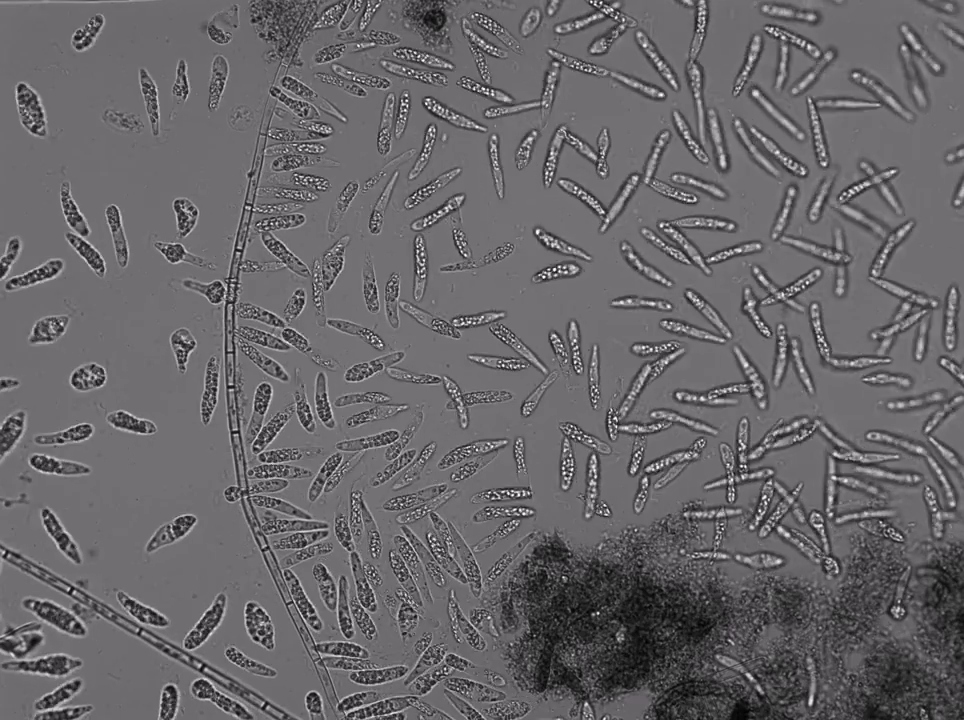
#> input picture pond-water/frames_0.png, 964 x 720 px
$ python r2pca.py
#> lines starting #> are read from the running program, lines starting #| are printed output that depends on the picture; long printed decimals are rounded
import os
import time

import cv2
import numpy as np
import scipy.linalg as la


class R2PCA:
    def __init__(self, data, rank):
        self.data = data
        self.rank = rank
        self.d, self.N = data.shape

    def compute_U(self):

        A = np.zeros((self.d, self.d - self.rank))

        for i in range(self.d - self.rank):
            # selecting random (r+1)x(r+1) entries of M
            oi = np.random.randint(0, self.d, self.rank + 1)
            oj = np.random.randint(0, self.N, self.rank + 1)

            if np.linalg.matrix_rank(self.data[oi, :][:, oj]) == self.rank:
                # get null space of M[oi, :][:, oj]
                aoi = la.null_space(self.data[oi, :][:, oj].T).reshape(-1)
                A[oi, i] = aoi

        U_hat = la.null_space(A.T)
        return U_hat

    def compute_theta(self, U):
        r = U.shape[1]

        # coeffs matrix
        coeffs = np.zeros((r, self.N))

        for itr in range(self.N):
            print(f"iteration: {itr} / {self.N}")
            # flag to check if we already found r+1 uncorrupted entries of column i
            flag = False

            while not flag:

                # selecting random (r+1) entries of column i
                oi = np.random.randint(0, self.d, r + 1)

                Uoi = U[oi, :]
                Moi = self.data[oi, itr]
                coeffs[:, itr] = np.linalg.lstsq(Uoi, Moi, rcond=None)[0]

                # check objective
                obj = np.linalg.norm(Moi - Uoi @ coeffs[:, itr])

                termination = np.linalg.norm(obj) / np.linalg.norm(Moi) < 1e-9

                if termination:
                    flag = True

        return coeffs

    def run(self):

        print("Running R2PCA")
        start_time = time.time()
        print("Starting time: ", start_time)
        print("Computing U...")
        U = self.compute_U()
        print("U computed in ", time.time() - start_time, " seconds")
        start_time = time.time()
        print("Computing coefficients...")
        coeffs = self.compute_theta(U)
        print("Coefficients computed in ", time.time() - start_time, " seconds")

        return U, coeffs


def load_data(addr, skip_frames=0, scale=1):
    # check number of frames
#> called with addr = './pond-water/', skip_frames = 2, scale = 2
    num_frames = len(os.listdir(addr))

    # check each frame size
    frame_shape = cv2.imread(addr + "frames_0.png", cv2.IMREAD_GRAYSCALE).shape
#> frame_shape = (720, 964)
    # take top right corner
    frame_shape = (frame_shape[0] // 2, frame_shape[1] // 2)
#> frame_shape = (360, 482)

    # create data matrix
    data = np.zeros(
        (
            (frame_shape[0] // scale) * (frame_shape[1] // scale),
            num_frames // (skip_frames + 1) + 1,
        )
    )

    # load data
    for i in range(0, num_frames, skip_frames + 1):
        frame = cv2.imread(addr + "frames_{}.png".format(i), cv2.IMREAD_GRAYSCALE)
#> frame: shape (720, 964); min 0, max 255, mean 103.6
        # take top right corner
        frame = frame[: frame_shape[0], frame_shape[1] :]
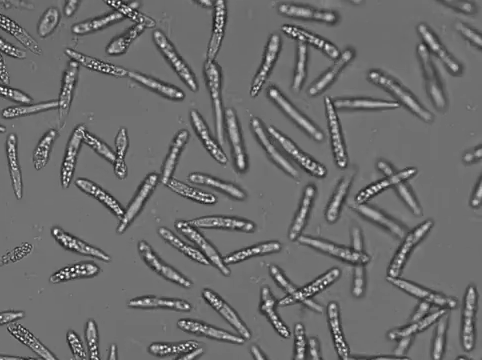
#> frame: shape (360, 482); min 19, max 255, mean 109.1
        # interpolate
        frame = cv2.resize(frame, (frame_shape[1] // scale, frame_shape[0] // scale))
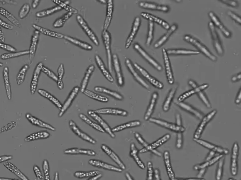
#> frame: shape (180, 241); min 38, max 247, mean 109.2
        data[:, i // (skip_frames + 1)] = frame.reshape(-1)

    # size of data in MB
    print(f"Data size: {data.nbytes / 1024 / 1024} MB")
#| Data size: 0.6619 MB
    return data, frame_shape


if __name__ == "__main__":

    # load data
    addr = "./pond-water/"
    scale = 2
    skip_frames = 2
    data, frame_shape = load_data(addr, skip_frames=skip_frames, scale=scale)
#> data = 43380 pairs, first value 38 to 247, second value 0 to 0; frame_shape = (360, 482)
    print(f"data shape: {data.shape}")
#| data shape: (43380, 2)
    print(f"rank of data: {np.linalg.matrix_rank(data)}")
#| rank of data: 1

    rank = 1
    r2pca = R2PCA(data.T, rank)
    U, coeffs = r2pca.run()
#> the loop in compute_U, `for i in range(self.d - self.rank):` made 1 pass
#> aoi on pass 1: [0, 1]
#> after the loop in compute_U, `for i in range(self.d - self.rank):`: A = [0, 1]
#> in compute_U, `U_hat = la.null_space(A.T)`: U_hat = [-1, 0]
#> U = [-1, 0]
    # U, coeffs = run(data.T, rank)

    # save U and coeffs
    np.save("U.npy", U)
    np.save("coeffs.npy", coeffs)

$ run again, with pond-water/frames_105.png copied over pond-water/frames_0.png
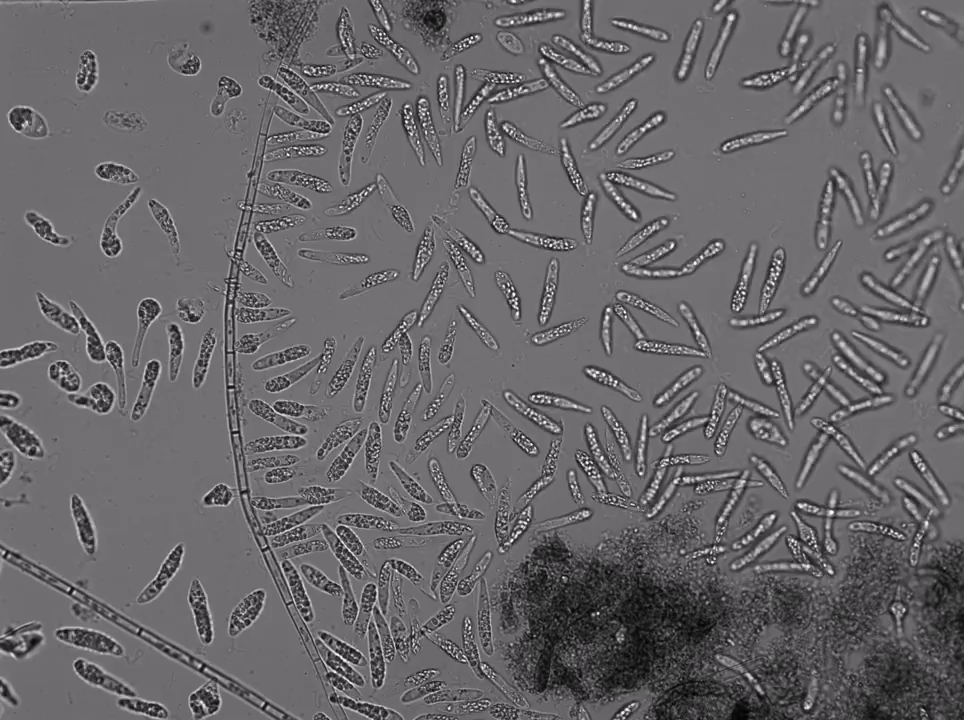
#> input picture pond-water/frames_105.png, 964 x 720 px
#> in load_data, `frame_shape = cv2.imread(addr + "frames_0.png", cv2.IMREAD_GRAYSCALE)...`: frame_shape = (720, 964)
#> in load_data, `frame_shape = (frame_shape[0] // 2, frame_shape[1] // 2)`: frame_shape = (360, 482)
#> in load_data, `frame = frame[: frame_shape[0], frame_shape[1] :]`:
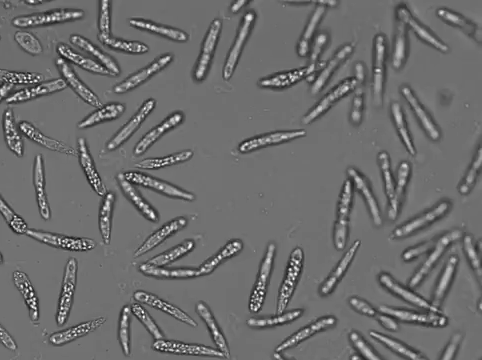
#> frame: shape (360, 482); min 14, max 255, mean 109.3
#> in load_data, `frame = cv2.resize(frame, (frame_shape[1] // scale, frame_shape[0] // ..`:
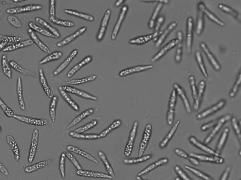
#> frame: shape (180, 241); min 30, max 243, mean 109.4
#| Data size: 0.6619 MB
#> `data, frame_shape = load_data(addr, skip_frames=skip_frames, scale=sca..`: data = 43380 pairs, first value 30 to 243, second value 0 to 0; frame_shape = (360, 482)
#| data shape: (43380, 2)
#| rank of data: 1
#> the loop in compute_U, `for i in range(self.d - self.rank):` made 1 pass
#> aoi on pass 1: [0, 1]
#> after the loop in compute_U, `for i in range(self.d - self.rank):`: A = [0, 1]
#> U_hat = [-1, 0]

$ run again, with pond-water/frames_106.png copied over pond-water/frames_0.png
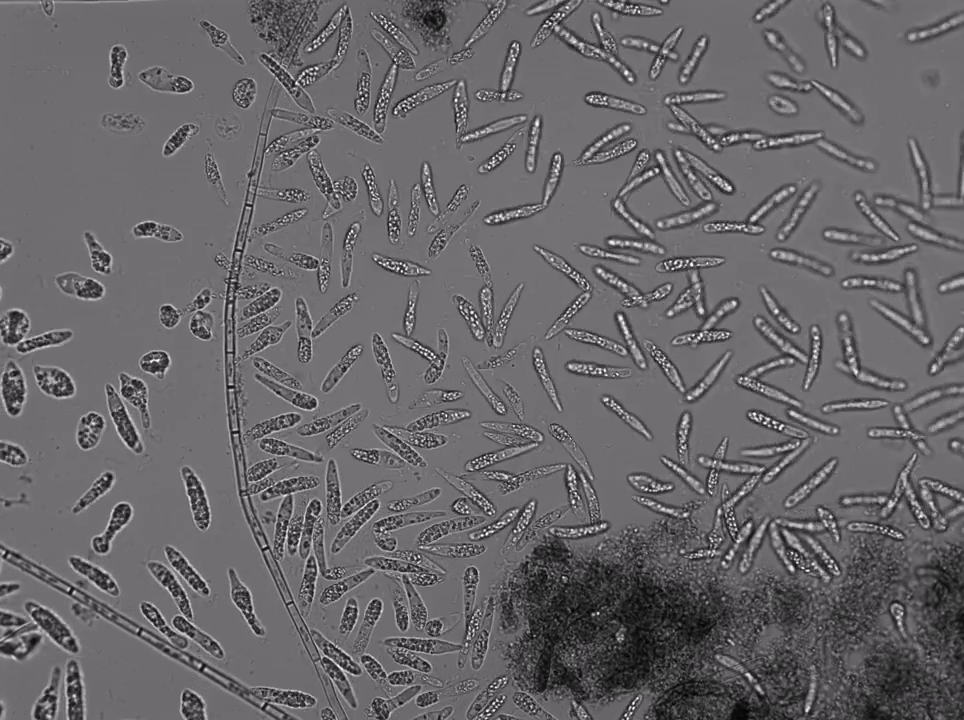
#> input picture pond-water/frames_106.png, 964 x 720 px
#> in load_data, `frame_shape = cv2.imread(addr + "frames_0.png", cv2.IMREAD_GRAYSCALE)...`: frame_shape = (720, 964)
#> in load_data, `frame_shape = (frame_shape[0] // 2, frame_shape[1] // 2)`: frame_shape = (360, 482)
#> in load_data, `frame = frame[: frame_shape[0], frame_shape[1] :]`:
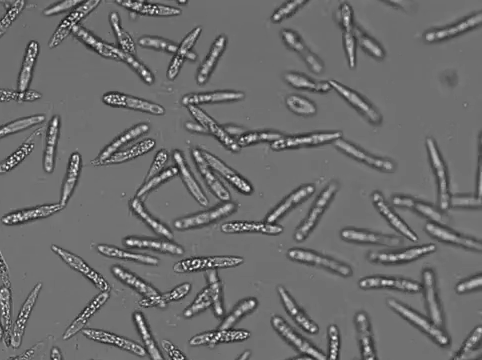
#> frame: shape (360, 482); min 15, max 255, mean 109.2
#> in load_data, `frame = cv2.resize(frame, (frame_shape[1] // scale, frame_shape[0] // ..`:
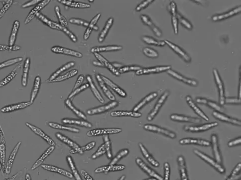
#> frame: shape (180, 241); min 33, max 240, mean 109.3
#| Data size: 0.6619 MB
#> `data, frame_shape = load_data(addr, skip_frames=skip_frames, scale=sca..`: data = 43380 pairs, first value 33 to 240, second value 0 to 0; frame_shape = (360, 482)
#| data shape: (43380, 2)
#| rank of data: 1
#> the loop in compute_U, `for i in range(self.d - self.rank):` made 1 pass
#> aoi on pass 1: [0, 1]
#> after the loop in compute_U, `for i in range(self.d - self.rank):`: A = [0, 1]
#> U_hat = [-1, 0]

$ run again, with pond-water/frames_11.png copied over pond-water/frames_0.png
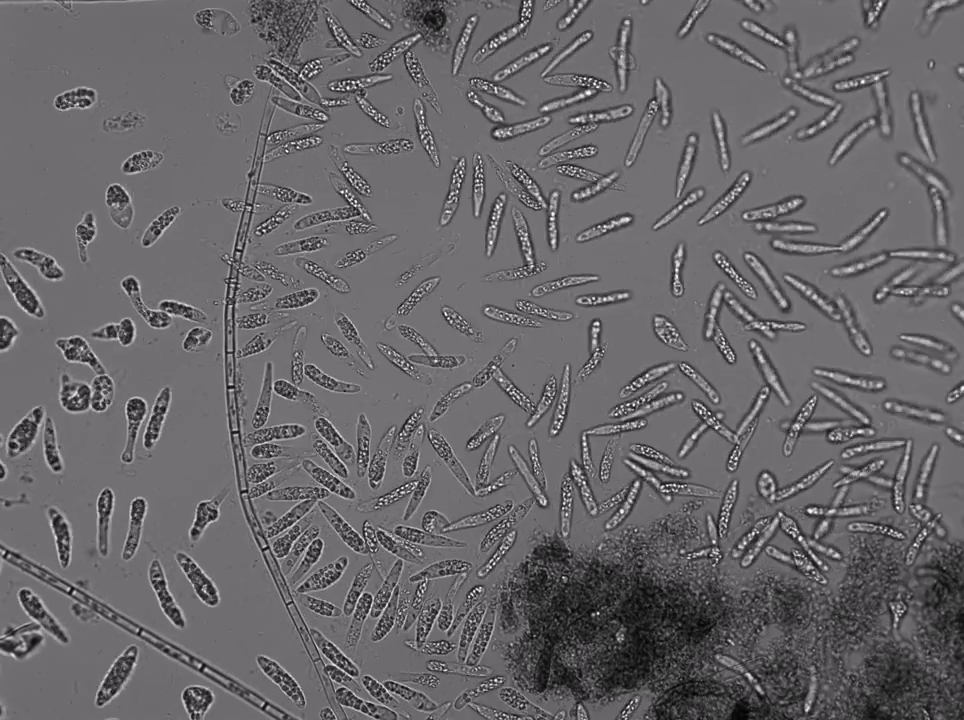
#> input picture pond-water/frames_11.png, 964 x 720 px
#> in load_data, `frame_shape = cv2.imread(addr + "frames_0.png", cv2.IMREAD_GRAYSCALE)...`: frame_shape = (720, 964)
#> in load_data, `frame_shape = (frame_shape[0] // 2, frame_shape[1] // 2)`: frame_shape = (360, 482)
#> in load_data, `frame = frame[: frame_shape[0], frame_shape[1] :]`:
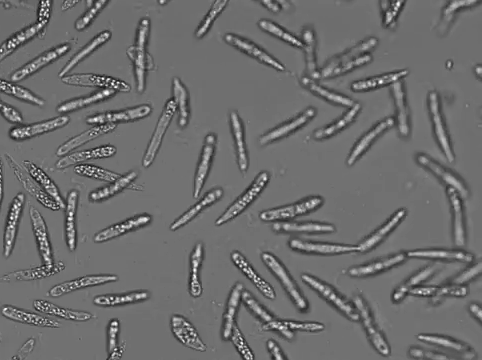
#> frame: shape (360, 482); min 21, max 255, mean 109.3
#> in load_data, `frame = cv2.resize(frame, (frame_shape[1] // scale, frame_shape[0] // ..`:
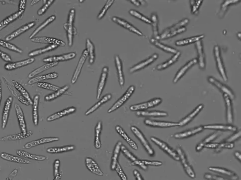
#> frame: shape (180, 241); min 36, max 246, mean 109.4
#| Data size: 0.6619 MB
#> `data, frame_shape = load_data(addr, skip_frames=skip_frames, scale=sca..`: data = 43380 pairs, first value 36 to 246, second value 0 to 0; frame_shape = (360, 482)
#| data shape: (43380, 2)
#| rank of data: 1
#> the loop in compute_U, `for i in range(self.d - self.rank):` made 1 pass
#> aoi on pass 1: [0, 1]
#> after the loop in compute_U, `for i in range(self.d - self.rank):`: A = [0, 1]
#> U_hat = [-1, 0]
